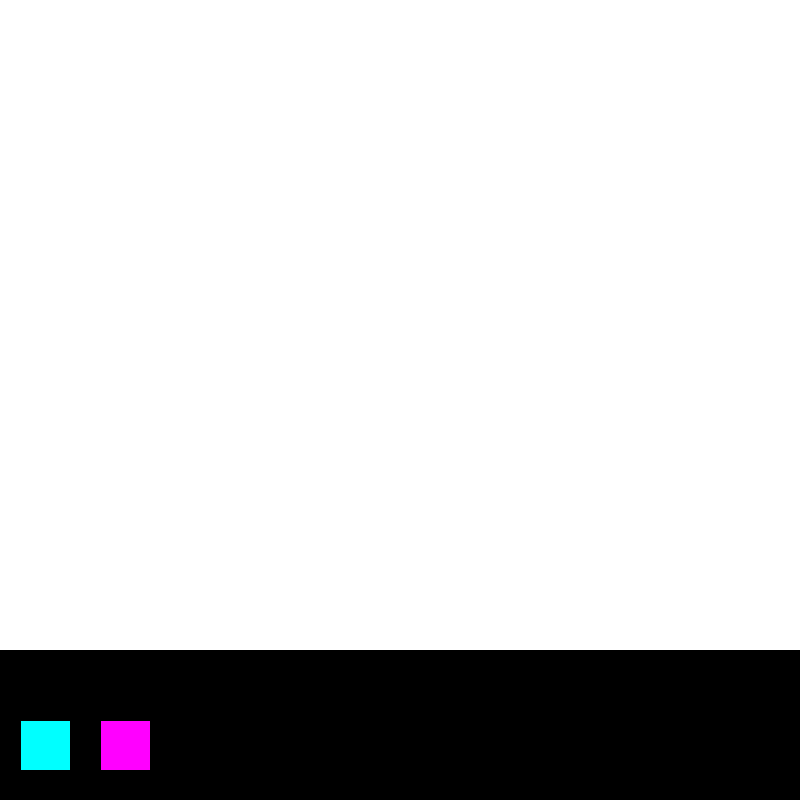
Frame 1 (no input)
Frame 60 (the mouse pressed at the canvas centre just before this capture): identical to frame 1, image omitted
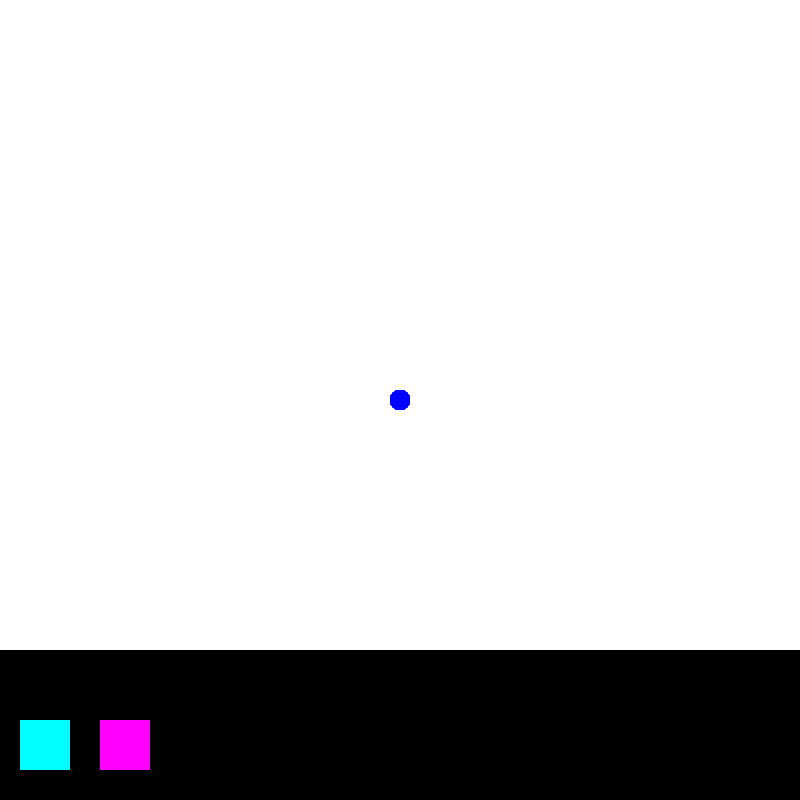
Frame 120 (the mouse held since frame 60 and released just before this capture)

The Processing sketch that drew these frames (run headless with seeded random() and noise(); from frame 60 on, the mouse is pressed at the canvas centre):

// Processing sketch: Classes_7_Drawing_Buttons
// ── Classes_7_Drawing_Buttons.pde
int numButtons = 2;
Boolean penDown = false;
Button button[] = new Button[numButtons];
Brush brush;

void setup()
{
  size(800, 800);
  background(255);

  button[0] = new Button(20, height-80, color(0, 255, 255));
  button[1] = new Button(100, height-80, color(255, 0, 255));
  brush = new Brush();
}

void draw()
{
  fill(0);
  rect(0, height-150, width, 150);
  for (int i = 0; i < numButtons; i++)
  {
    button[i].update(brush);
    button[i].display();
  }

  if (penDown) {
    brush.paint();
  }
}

void mousePressed()
{
  penDown = true;
  brush.startDrawing();
}

void mouseReleased()
{
  penDown = false;
}

// ── Brush.pde

class Brush
{
  int radius = 20;
  color c = color(0, 0, 255);
  float nextMouseX;
  float nextMouseY;
  float prevMouseX;
  float prevMouseY;

  void paint()
  {
    noStroke();
    fill(c);
    ellipse(mouseX, mouseY, radius, radius);

    int numFill = 100; 
    nextMouseX = mouseX;
    nextMouseY = mouseY;

    float destX = nextMouseX - prevMouseX;
    float destY = nextMouseY - prevMouseY;

    for (int i= 0; i < numFill; i++) {
      ellipse(prevMouseX + (destX/numFill) *i, prevMouseY + (destY/numFill)*i, 20, 20);
    }

    prevMouseX = nextMouseX;
    prevMouseY = nextMouseY;
  }

  void setColour(color col)
  {
    c = col;
  }
  
  void startDrawing()
  {
    prevMouseX = nextMouseX = mouseX;
    prevMouseY = nextMouseY = mouseY;
  }
}

// ── Button.pde
class Button
{
  int w = 50;
  int h = 50;
  int x = 100;
  int y = 100;
  color c;
  Boolean clicked = false;
  int type = 1; // type 1 = square, type 2 = circle

  Button(int xpos, int ypos, color col) {
    x = xpos;
    y = ypos;
    c = col;
  }

  void update(Brush b) {
    if (mousePressed) {
      if ((mouseX > x) && (mouseX < (x+w)) && (mouseY > y) && (mouseY < (y+h)) ) {
        clicked = true;
        b.setColour(c);
      }
    } else {
      clicked = false;
    }
  }

  void display()
  {
    if (type == 1) {
      fill(c);
      rect(x, y, w, h);
    } 
    else if (type == 2) {
      fill(c);
      ellipse(x,y,w,h);
    }
  }
}
